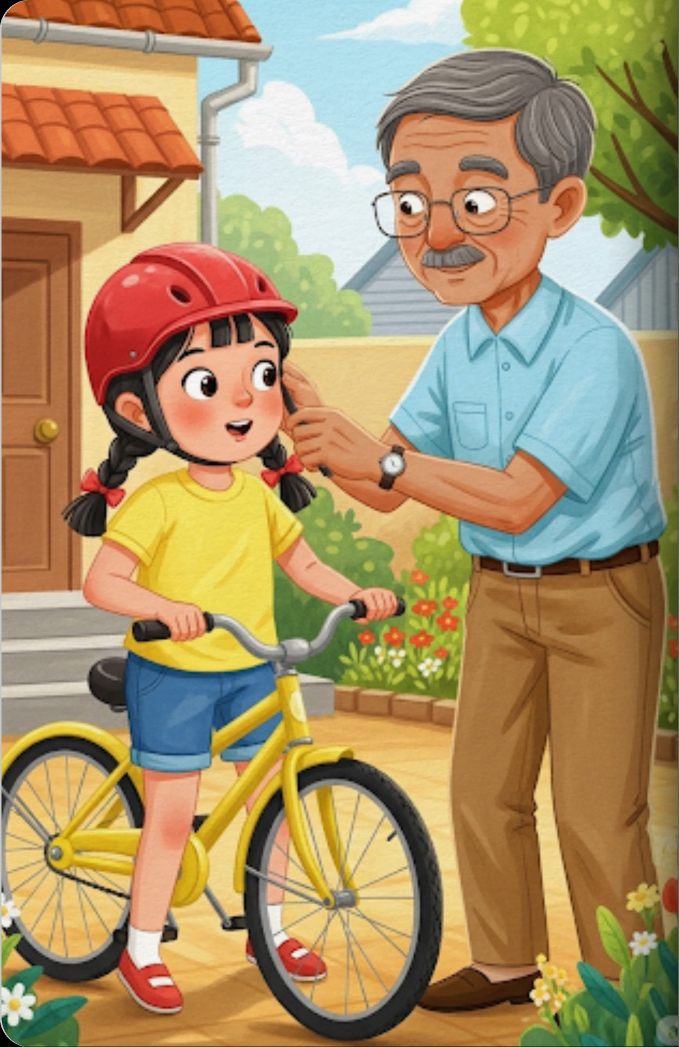
#> input picture assets/pages/story_1_left.jpg, 1357 x 2094 px (shown at 1/2 size); its folder holds only this picture in this run
$ python step3_generate_videos.py
#> lines starting #> are read from the running program, lines starting #| are printed output that depends on the picture
import os
import sys
import cv2
import numpy as np
import subprocess
import math
import wave

sys.stdout.reconfigure(encoding='utf-8')

TARGET_W, TARGET_H = 720, 1110
FPS = 30
DURATION = 8  # 8 giây video vòng lặp mượt mà
TOTAL_FRAMES = FPS * DURATION

os.makedirs('assets/videos', exist_ok=True)

def create_video_writer(out_path):
    cmd = [
        'ffmpeg', '-y',
        '-f', 'rawvideo',
        '-vcodec', 'rawvideo',
        '-s', f'{TARGET_W}x{TARGET_H}',
        '-pix_fmt', 'bgr24',
        '-r', str(FPS),
        '-i', '-',
        '-c:v', 'h264_nvenc',
        '-pix_fmt', 'yuv420p',
        '-preset', 'p4',
        '-b:v', '2800k',
        '-movflags', '+faststart',
        out_path
    ]
    try:
        p = subprocess.Popen(cmd, stdin=subprocess.PIPE, stdout=subprocess.DEVNULL, stderr=subprocess.DEVNULL)
        return p
    except Exception:
        # Fallback to libx264 if nvenc not available
        cmd[cmd.index('h264_nvenc')] = 'libx264'
        cmd.insert(cmd.index('libx264') + 1, '-crf')
        cmd.insert(cmd.index('libx264') + 2, '20')
        return subprocess.Popen(cmd, stdin=subprocess.PIPE, stdout=subprocess.DEVNULL, stderr=subprocess.DEVNULL)

# [440 lines left out: functions get_audio_envelope, animate_mouth, blink_eyes, draw_star, generate_story_1, generate_story_2 and 7 more, not called in this run]

GENERATORS = {
    1: generate_story_1,
    2: generate_story_2,
    3: generate_story_3,
    4: generate_story_4,
    5: generate_story_5,
    6: generate_story_6,
    7: generate_story_7,
    8: generate_story_8,
    9: generate_story_9
}

def main():
    print("=== BƯỚC 3: TẠO VIDEO HOẠT CẢNH KHÔNG BỊ TÁCH KHUNG & MÔI MẤP MÁY CHUẨN XÁC ===")
    for page_num in range(1, 10):
        img_path = f"assets/pages/story_{page_num}_left.jpg"
        out_mp4 = f"assets/videos/story_{page_num}.mp4"

        if not os.path.exists(img_path):
            print(f"Bỏ qua trang {page_num}: không tìm thấy {img_path}")
            continue

        print(f"-> Đang kết xuất video Page {page_num}...")
        img = cv2.imread(img_path)
#> img is the input picture: shape (2094, 1357, 3); mean B, G, R 103, 145.3, 169
        img = cv2.resize(img, (TARGET_W, TARGET_H), interpolation=cv2.INTER_LANCZOS4)
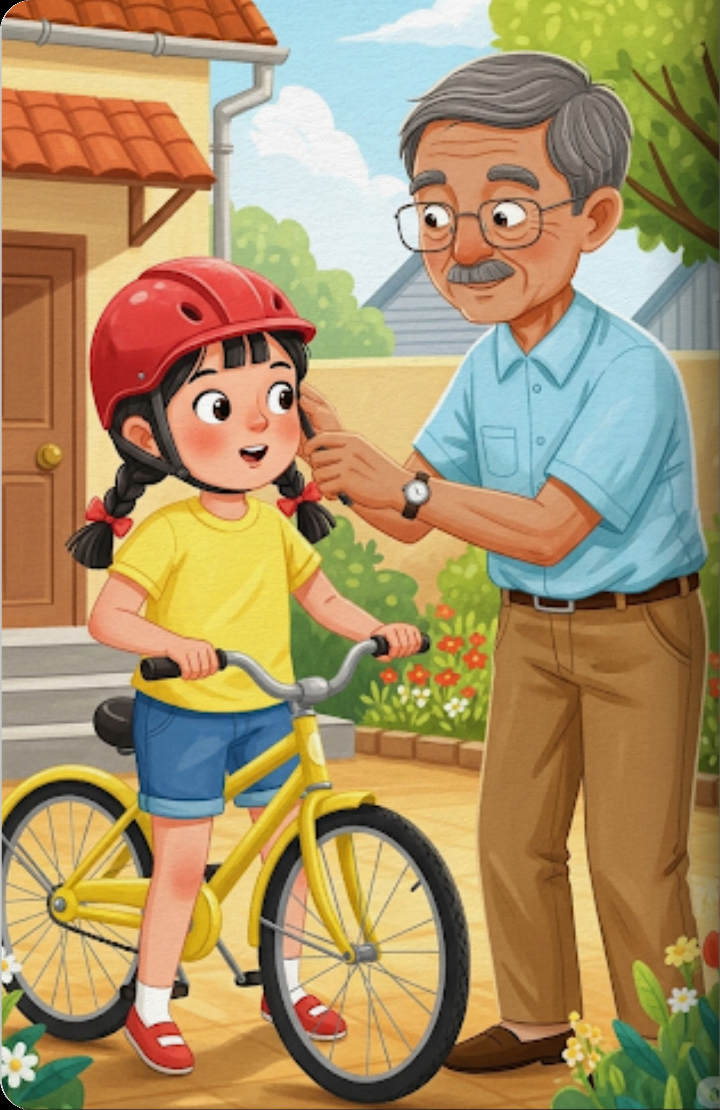
#> img: shape (1110, 720, 3); mean B, G, R 103, 145.3, 169

        writer = create_video_writer(out_mp4)
        gen_func = GENERATORS.get(page_num, generate_story_1)
        gen_func(img, writer)

        writer.stdin.close()
        writer.wait()

        size_kb = os.path.getsize(out_mp4) / 1024
        print(f"   ✓ Đã hoàn thành {out_mp4} ({size_kb:.1f} KB)")

    print("\n✅ HOÀN TẤT TẠO TOÀN BỘ 9 VIDEO HOẠT HÌNH KHÔNG ZOOM VÀ MÔI MẤP MÁY!")

if __name__ == '__main__':
#> (the run stopped early here; a loop or call above may not have finished)
